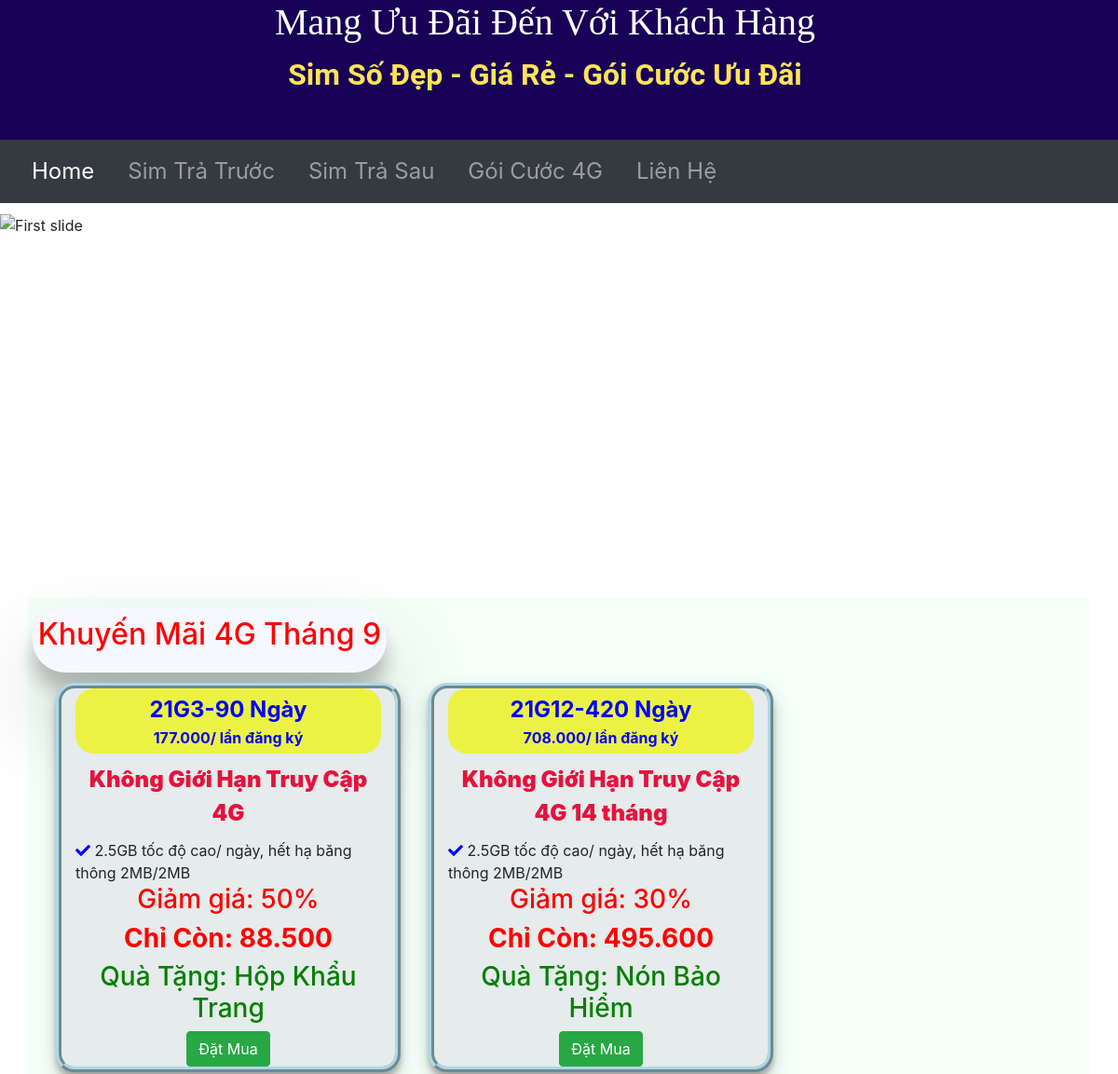
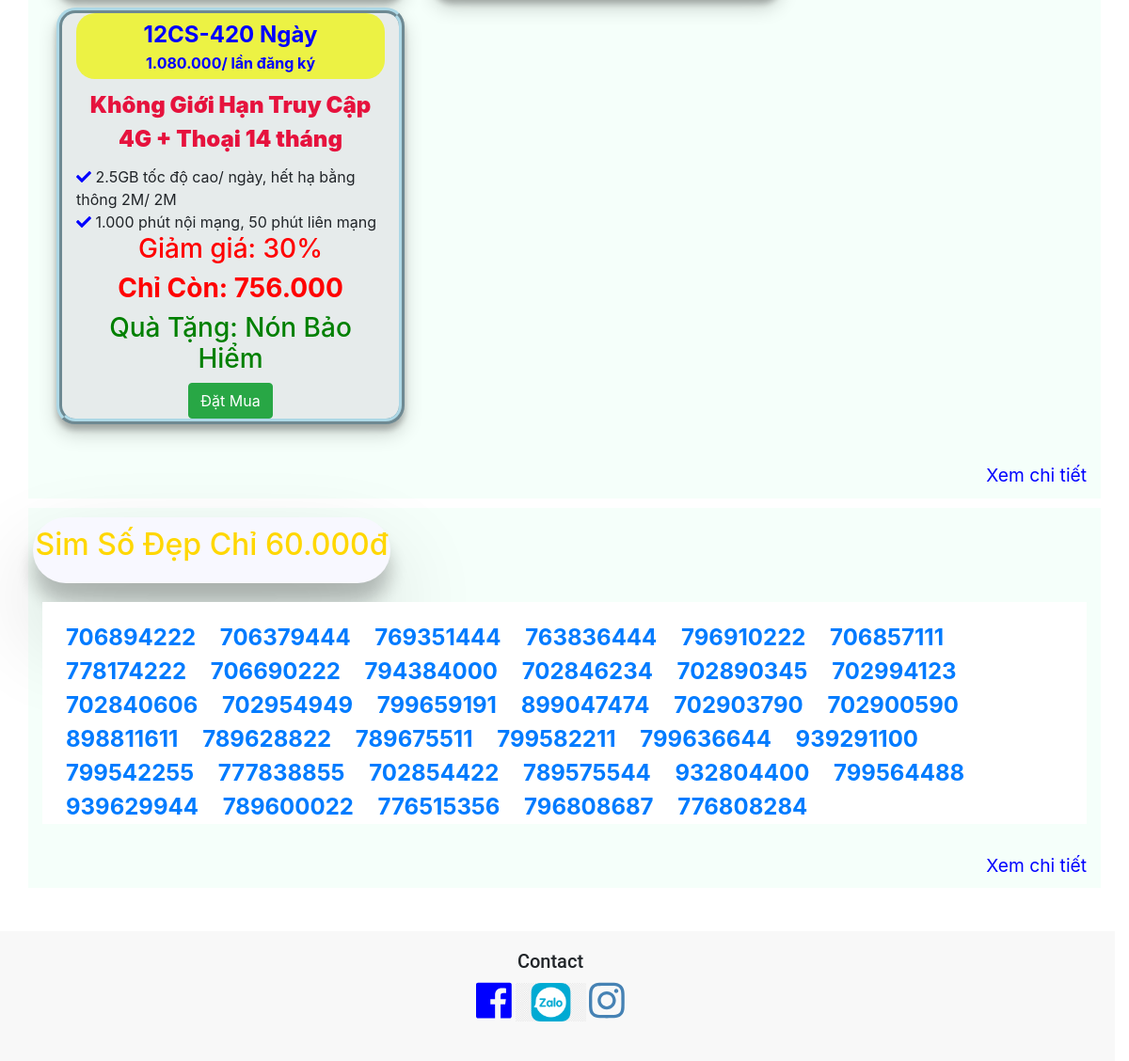
The page / on the database its author committed (2 pictures, top to bottom).
### main.py (models this page shows)
class GoiCuoc(db.Model):
    id = db.Column(db.Integer, primary_key=True)
    tengoi = db.Column(db.String(250), nullable=False)
    gia = db.Column(db.Integer, nullable=False)
    ngaysudung = db.Column(db.Integer, nullable=False)
    giamgia = db.Column(db.Float, nullable=True)
    uudaichinh = db.Column(db.String(1000), nullable=False)
    uudaidata = db.Column(db.String(500), nullable=True)
    uudaithoai = db.Column(db.String(1000), nullable=True)
    nhom = db.Column(db.String(250), nullable=True)
    loai = db.Column(db.String(250), nullable=False)
    khuyenmai = db.Column(db.String(250), nullable=True)
    quatang = db.Column(db.String(250), nullable=True)

class SimSoTraSau(db.Model):
    id = db.Column(db.Integer, primary_key=True)
    sothuebao = db.Column(db.String(250), nullable=False)
    sodinhdang = db.Column(db.String(250), nullable=False)
    goicuoc = db.Column(db.String(250), nullable=False)
    dangso = db.Column(db.String(250), nullable=False)

### main.py (the view)
@app.route('/')
def home():
    page = 1
    pages = 35
    all_goi = GoiCuoc.query.filter_by(khuyenmai="sales").paginate(page, pages, error_out=False)
    all_sim = SimSoTraSau.query.filter_by(goicuoc="MF149/MF150").paginate(page, pages, error_out=False)
    return render_template('index.html', all_goi=all_goi, all_sim_ts=all_sim)

### templates/index.html (shortened to what this page needs)
<!DOCTYPE html>
<html lang="en" dir="ltr">
<head>
   <link href="{{ url_for('static', filename='css/styles.css')}}" rel="stylesheet">
  <link rel="stylesheet" href="https://cdn.jsdelivr.net/npm/bootstrap@4.6.0/dist/css/bootstrap.min.css">
</head>
<body>
  <section class="title">
    <div class="row">
      <div class="col-lg-12">
          <h1>Mang Ưu Đãi Đến Với Khách Hàng</h1>
        <p class="noidung">Sim Số Đẹp - Giá Rẻ - Gói Cước Ưu Đãi</p>
      </div>
    </div>
  </section>
<div class="container-fluid px-0">
  <nav class="navbar navbar-expand-sm navbar-dark bg-dark">
    <div class="collapse navbar-collapse" id="navbarText">
      <ul class="navbar-nav">
        <li class="nav-item active">
          <a class="nav-link" href="#">Home <span class="sr-only">(current)</span></a>
        </li>
        <li class="nav-item">
          <a class="nav-link" href="{{ url_for('tratruoc',page=1) }}">Sim Trả Trước</a>
        </li>
        <li class="nav-item">
          <a class="nav-link" href="{{ url_for('trasau') }}">Sim Trả Sau</a>
        </li>
         <li class="nav-item">
          <a class="nav-link" href="{{ url_for('goicuoc', index=1) }}">Gói Cước 4G</a>
        </li>
        <li class="nav-item">
          <a class="nav-link" href="#footer" target="">Liên Hệ</a>
        </li>
      </ul>
    </div>
  </nav>
</div>
  <section class="bangchuyen">
    <div id="carouselExampleIndicators" class="carousel slide" data-ride="carousel">
  <ol class="carousel-indicators">
    <li data-target="#carouselExampleIndicators" data-slide-to="0" class="active"></li>
    <li data-target="#carouselExampleIndicators" data-slide-to="1"></li>
    <li data-target="#carouselExampleIndicators" data-slide-to="2"></li>
  </ol>
  <div class="carousel-inner">
    <div class="carousel-item active">
       <img class="d-block w-100" src="https://apptotapi1.tk:4099/image/tv.jpg" alt="First slide">
    </div>
  </div>
  <a class="carousel-control-prev" href="#carouselExampleIndicators" role="button" data-slide="prev">
    <span class="carousel-control-prev-icon" aria-hidden="true"></span>
  </a>
  <a class="carousel-control-next" href="#carouselExampleIndicators" role="button" data-slide="next">
    <span class="carousel-control-next-icon" aria-hidden="true"></span>
  </a>
</div>
  </section>
  <div class="container khuyenmai-goi">
    <div class="tilte-goi-index">
    <h2>Khuyến Mãi 4G Tháng 9</h2>
      </div>
  <div class="row vungchua-goicuoc-index">
     {% for goi in all_goi.items %}
      <div class="col-lg-4 goicuoc-index">
        <div class="title-goi">
          <span class="tengoi">{{ goi.tengoi }}-{{goi.ngaysudung}} Ngày</span><br>
          <span class="giagoi">{{ '{:,}'.format(goi.gia).replace(',', '.') }}/ lần đăng ký</span><br>
        </div>
        <div class="uudaigoi">
          <span >{{ goi.uudaichinh }}</span><br>
        </div>
        <div class="noidunggoi">
          <span><i class="fas fa-check icon-check"></i> {{ goi.uudaidata }}</span><br>
            {% if goi.uudaithoai  %}
          <span><i class="fas fa-check icon-check"></i> {{ goi.uudaithoai }}</span><br>
            {% endif %}
        </div>
          {% if goi.giamgia  %}
          <div class=""><h3 style="color:red">Giảm giá: {{ (goi.giamgia * 100)|round|int}}%</h3></div>
          <div class=""><h3 style="color:red; font-weight: bold">Chỉ Còn: {{'{:,}'.format(goi.gia - (goi.gia * goi.giamgia)|round|int).replace(',', '.') }}</h3></div>
          {% endif %}
          <div class=""><h3 style="color:green">Quà Tặng: {{ goi.quatang}}</h3></div>
        <div class="datmua">
          <a href="{{url_for('show_goicuoc', tengoi = goi.tengoi, giagoi = goi.gia, giamgia = goi.giamgia, quatang= goi.quatang) }}"> <button type="submit" name="button" class="btn btn-success btn-datmua">Đặt Mua</button></a>
        </div>
      </div>
        {% endfor %}
</div>
    <a href="{{ url_for('goicuoc', index=1) }}"> <div class="footer-goicuoc">Xem chi tiết</div></a>
    </div>
  <div class="container khuyenmai-goi">
    <div class="tilte-ts-index">
    <h2>Sim Số Đẹp Chỉ 60.000đ</h2>
      </div>
    <div class="container sotrasau-index">
      {% for sim in all_sim_ts.items %}
      <a href="{{url_for('show_ts', stb=sim.sodinhdang, goicuoc = sim.goicuoc) }}"> <span class="kc-2so-ts">{{ sim.sothuebao }}</span></a>
      {% endfor %}
    </div>
    <a href="{{ url_for('trasau') }}"> <div class="footer-goicuoc">Xem chi tiết</div></a>
  </div>
  <div id="footer">
{% include "footer.html" %}
</body>
</html>

### static/css/styles.css (style rules this page uses)
body { font-size: 16px; font-family: 'Merriweather', serif; position: relative; padding-left: 0px; }
.title { background-color: #170055; padding-bottom: 30px; text-align: center; font-family: 'Roboto', sans-serif; }
h1 { color: #fff; font-family: 'Merriweather', serif; }
.noidung { color: #FFE459; font-weight: bolder; font-size: 2rem; }
.row { margin: auto; width: 100% ; }
#navbarText { font-size: 1.5rem; }
.nav-link { margin: 0px 10px; color: #353535; }
.navbar { background-color: #ffca44; }
.container { position: relative; text-align: center; margin-top: 2%; }
h3 { font-size: 3rem; line-height: 2; }
p { color: grey; }
.d-block { height: 400px; }
.bangchuyen { width: 90%; height: 10%; margin: 1% auto; }
.goicuoc-index { float: left; width: 25%; height: 10%; padding: 0 10px; text-align: center; margin: 0px; border: ridge lightblue; border-width: 6px; border-radius: 20px; box-shadow: 0 10px 20px rgba(0,0,0,0.19), 0 6px 6px rgba(0,0,0,0.23); background-color: #E6EBEB; }
@media screen and (max-width: 1200px) { .goicuoc-index { width: 40%; display: block; margin-bottom: 10px; margin-left: 30px; } }
.vungchua-goicuoc-index { display: flex; position: relative; padding-left: 0%; padding-top: 1%; }
.vungchua-goicuoc-index:after { content: ""; display: table; clear: both; }
.tengoi { color: blue; font-size: 1.5rem; font-weight:bolder; }
.khuyenmai-goi { text-align: center; margin: 10px 60px; padding: 10px; background-color: #F5FFFA; }
.footer-goicuoc { text-align: right; font-size: 1.2rem; margin-top: 30px; color: blue; }
.tilte-goi-index { text-align: center; background-color: #F8F8FF; color: red; position:relative; left: -10px; font-weight: bold; padding: 10px 0px 15px 0px; border: ridge lightblue; border-width: 0px; border-radius: 70px; box-shadow: 0 50px 100px rgba(0,0,0,0.19), 0 20px 20px rgba(0,0,0,0.23); width: 380px; height: 70px; }
.tilte-ts-index { text-align: center; background-color: #F8F8FF; color: #FFD700; position:relative; left: -10px; font-weight: bold; padding: 10px 0px 15px 0px; border: ridge lightblue; border-width: 0px; border-radius: 70px; box-shadow: 0 50px 100px rgba(0,0,0,0.19), 0 20px 20px rgba(0,0,0,0.23); width: 380px; height: 70px; }
.kc-2so-ts { padding: 10px; }
.sotrasau-index { color: blue; text-align: left; font-size: 1.5rem; margin-top: 20px; padding-top: 20px; font-weight: bold; background-color: white; }
.icon-check { color: blue; }
.giagoi { color: blue; font-size: 1rem; font-weight:bold; }
.uudaigoi { font-size: 1.5rem; font-style: bold; font-weight: 900; padding: 10px 0 10px 0; color: #E6123D; }
.noidunggoi { text-align: left; }
.title-goi { background-color: #ECF244; border-radius: 20px; padding: 5px; }
@media screen and (max-width: 1200px) { .bangchuyen { width: 100%; height: 30%; margin: 1% auto; } }

### rows shown on the page
GoiCuoc: tengoi "21G3", ngaysudung "90", gia "177.000", uudaichinh "Không Giới Hạn Truy Cập 4G", uudaidata "2.5GB tốc độ cao/ ngày, hết hạ băng thông 2MB/2MB", (goi.giamgia*100)|round|int "50", gia+giamgia "88.500", quatang "Hộp Khẩu Trang"
GoiCuoc: tengoi "21G12", ngaysudung "420", gia "708.000", uudaichinh "Không Giới Hạn Truy Cập 4G 14 tháng", uudaidata "2.5GB tốc độ cao/ ngày, hết hạ băng thông 2MB/2MB", (goi.giamgia*100)|round|int "30", gia+giamgia "495.600", quatang "Nón Bảo Hiểm"
GoiCuoc: tengoi "12CS", ngaysudung "420", gia "1.080.000", uudaichinh "Không Giới Hạn Truy Cập 4G + Thoại 14 tháng", uudaidata "2.5GB tốc độ cao/ ngày, hết hạ bằng thông 2M/ 2M", uudaithoai "1.000 phút nội mạng, 50 phút liên mạng", (goi.giamgia*100)|round|int "30", gia+giamgia "756.000", quatang "Nón Bảo Hiểm"
SimSoTraSau: sothuebao "706894222"
SimSoTraSau: sothuebao "706379444"
SimSoTraSau: sothuebao "769351444"
SimSoTraSau: sothuebao "763836444"
SimSoTraSau: sothuebao "796910222"
SimSoTraSau: sothuebao "706857111"
SimSoTraSau: sothuebao "778174222"
SimSoTraSau: sothuebao "706690222"
SimSoTraSau: sothuebao "794384000"
SimSoTraSau: sothuebao "702846234"
SimSoTraSau: sothuebao "702890345"
SimSoTraSau: sothuebao "702994123"
SimSoTraSau: sothuebao "702840606"
SimSoTraSau: sothuebao "702954949"
SimSoTraSau: sothuebao "799659191"
SimSoTraSau: sothuebao "899047474"
SimSoTraSau: sothuebao "702903790"
SimSoTraSau: sothuebao "702900590"
SimSoTraSau: sothuebao "898811611"
SimSoTraSau: sothuebao "789628822"
SimSoTraSau: sothuebao "789675511"
SimSoTraSau: sothuebao "799582211"
SimSoTraSau: sothuebao "799636644"
SimSoTraSau: sothuebao "939291100"
SimSoTraSau: sothuebao "799542255"
SimSoTraSau: sothuebao "777838855"
SimSoTraSau: sothuebao "702854422"
SimSoTraSau: sothuebao "789575544"
SimSoTraSau: sothuebao "932804400"
SimSoTraSau: sothuebao "799564488"
SimSoTraSau: sothuebao "939629944"
SimSoTraSau: sothuebao "789600022"
SimSoTraSau: sothuebao "776515356"
SimSoTraSau: sothuebao "796808687"
SimSoTraSau: sothuebao "776808284"
